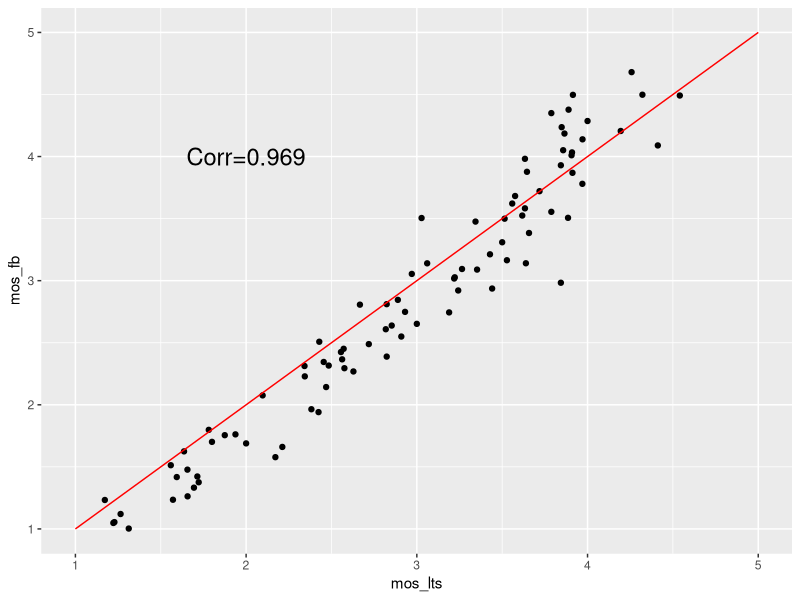
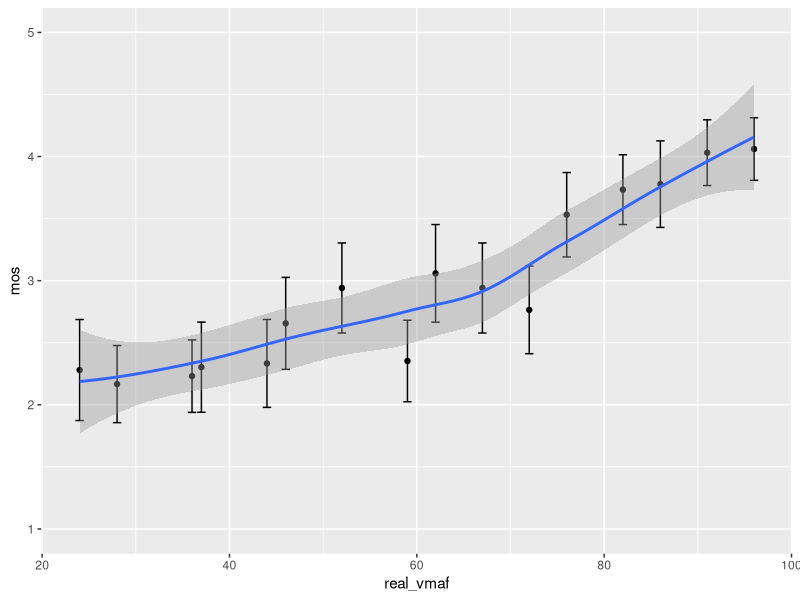
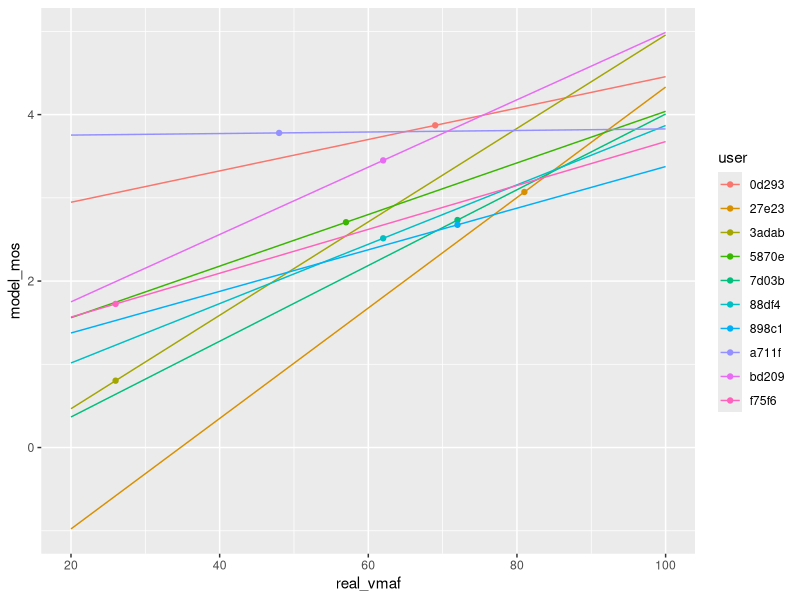
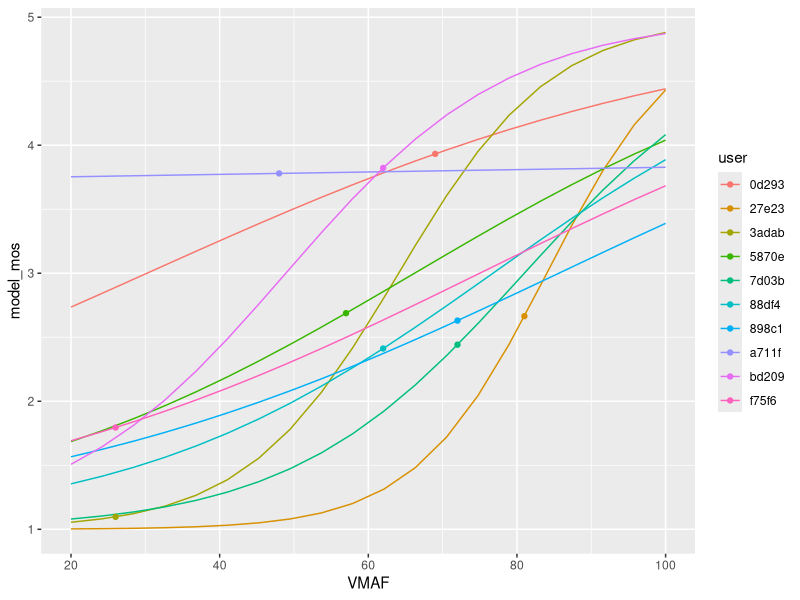

Here is the R script that generated these plots, in order:
## ---- chunk 1
knitr::opts_chunk$set(echo = TRUE)
library(tidyverse)

## ---- chunk 2


## ---- chunk 3
rm(list = ls())
plot_data_raw <- read_csv("phase3_mosLTS_mosFB.csv", col_types = "cnnnn")

plot_data_raw %>%
  ggplot(aes(mos_lts, mos_fb)) +
  geom_point() +
  geom_line(data = tibble(x = c(1, 5), y = c(1, 5)), aes(x, y), color = "red") + 
  geom_text(label = "") +
  annotate("text",label = 
             sprintf("Corr=%.3f", 
                     cor(plot_data_raw$mos_lts, plot_data_raw$mos_fb)), 
           x = 2, y = 4, size = 6) +
  ylim(c(1, 5)) + 
  xlim(c(1, 5))

## ---- chunk 4
rm(list = ls())
plot_data_raw <- read_csv("phase2_lts_mos.csv", col_types = "cnnnnn")
plot_data_raw$n <- 30

plot_data_raw[plot_data_raw$real_vmaf < 100,] %>%
  ggplot(aes(real_vmaf, mos)) +
  geom_point() +
  geom_errorbar(aes(ymin = mos - 1.96*sd/sqrt(n), ymax = mos + 1.96*sd/sqrt(n))) +
  stat_smooth() +
  ylim(c(1, 5))


## ---- chunk 5
rm(list = ls())
plot_data_raw <- read_csv("phase2_lts_for_sigmoid.csv", col_types = "cnnfnnn")

plot_data <- plot_data_raw %>%
  mutate(user_short = substr(external_id, 1, 5))

n <- 20 #number of vmafs
fited_vmaf <- tibble(
  user = rep(unique(plot_data$user_short), n), 
  real_vmaf = rep(-1, n*length(unique(plot_data$user_short))),
  model_mos = rep(-1, n*length(unique(plot_data$user_short)))
  )
for (user in unique(plot_data$user_short)) {
  fited_vmaf$real_vmaf[fited_vmaf$user == user] = seq(20, 100, length.out = n)
}

fited_reports <- plot_data[plot_data$report > 0, c("report", "user_short")]
fited_reports$real_vmaf <- fited_reports$report
fited_reports$model_mos <- -1

for (user in unique(plot_data$user_short)) {
  fit_model <- lm(quality ~ real_vmaf, 
                  data = plot_data[plot_data$user_short == user,])
  fited_vmaf$model_mos[fited_vmaf$user == user] <-
    predict(fit_model, fited_vmaf[fited_vmaf$user == user,])
  fited_reports$model_mos[fited_reports$user_short == user] <-
    predict(fit_model, fited_reports[fited_reports$user_short == user,])
}

fited_vmaf %>%
  ggplot(aes(real_vmaf, model_mos, color = user)) + 
    geom_line() +
    geom_point(data = fited_reports, aes(real_vmaf, model_mos, color = user_short))


## ---- chunk 6
rm(list = ls())
plot_data_raw <- read_csv("phase2_lts_for_sigmoid.csv", col_types = "cnnfnnn")
plot_data <- plot_data_raw %>%
  mutate(user_short = substr(external_id, 1, 5))
n <- 20 #number of vmafs
fited_vmaf <- tibble(
  user = rep(unique(plot_data$user_short), n), 
  real_vmaf = rep(-1, n*length(unique(plot_data$user_short))),
  model_mos = rep(-1, n*length(unique(plot_data$user_short)))
  )
for (user in unique(plot_data$user_short)) {
  fited_vmaf$real_vmaf[fited_vmaf$user == user] = seq(20, 100, length.out = n)
}
fited_reports <- plot_data[plot_data$report > 0, c("report", "user_short")]
fited_reports$real_vmaf <- fited_reports$report
fited_reports$model_mos <- -1
plot_data$quality <- (plot_data$quality - 1)/4
# plot_data <- plot_data[plot_data$vmaf < 100,]
for (user in unique(plot_data$user_short)) {
  fit_model <- glm(quality ~ real_vmaf, 
                  data = plot_data[plot_data$user_short == user,], family = quasibinomial)
  summary(fit_model)$coef
  fited_vmaf$model_mos[fited_vmaf$user == user] <-
    predict(fit_model, fited_vmaf[fited_vmaf$user == user,], type = "response")
  fited_reports$model_mos[fited_reports$user_short == user] <-
    predict(fit_model, fited_reports[fited_reports$user_short == user,], type = "response")
}
  fited_vmaf$model_mos <- fited_vmaf$model_mos
  fited_reports$model_mos <- fited_reports$model_mos
  g <- ggplot(fited_vmaf, aes(real_vmaf, model_mos, color = user)) + 
    geom_line() +
    geom_point(data = fited_reports, aes(real_vmaf, model_mos, color = user_short)) + scale_y_continuous( labels=function(x)x*4+1 ) +
    # stat_smooth(method = glm, method.args = list(family = "quasibinomial")) +
    xlab("VMAF")
  g 
